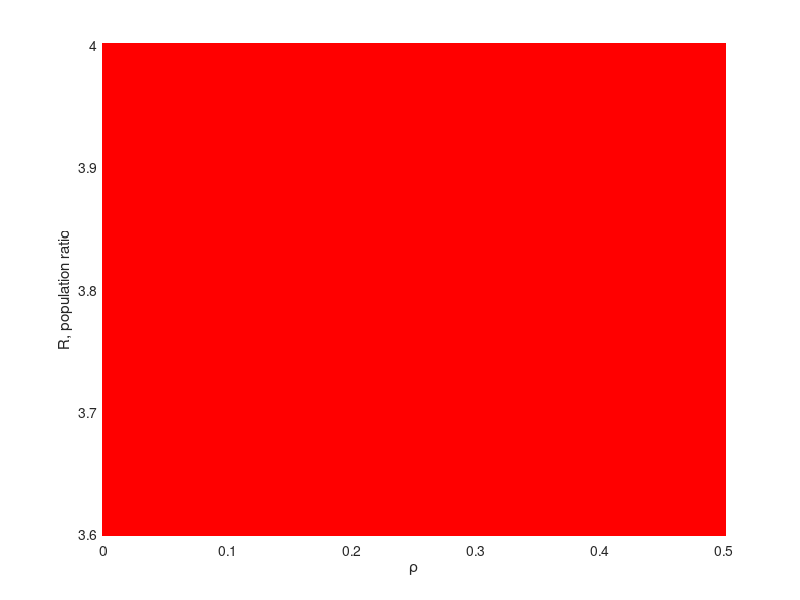

Reproduce this figure in MATLAB.
%STABILIZABLEREGION plots the stabilizable region in the for choosen values
% of \rho and R. 
%The inputs are:
% rhoSteps     : The number of increments between successive values of \rho.
% rhoRange     : The range of values of \rho to be plotted.
% rSteps       : The number of increments between successive values of R.
% rRange       : The range of values of R to be plotted.
% fileToLoad : The file storing data from a previous run. It is a matrix of
%   size (rhoSteps+1)x(rSteps+1). Values of 1 correspond to stabilizable
%   points, 0 corresponds to unstabilizable points.
% loadPoint  : The index of the point to start computing stabilizable
%   points from. The stabilizable points are stored in an
%   (rhoSteps+1)x(rSteps+1) matrix, where each element has index:
%   (rSteps+1)*row_index + column_index.

rhoSteps   = 200;
rhoRange   = [0 0.5];
rSteps     = 200;
rRange     = [3.6 4];
fileToLoad = 'rho-200_0_0.5-R-200_3.6_4__';
loadPoint  = 100000000;

x = [];
for i=1:rhoSteps+1
    value = (i-1)*(rhoRange(end)-rhoRange(1))/rhoSteps + rhoRange(1);
    append = value*ones(1,rSteps+1);
    x = [x,append];
end

y = [];
for i=1:rhoSteps+1
    append = rRange(1):(rRange(end)-rRange(1))/rSteps:rRange(end);
    y = [y,append];
end
%%


if exist(fileToLoad, 'file') == 2
    z = importdata(fileToLoad);
else
    z = zeros(rhoSteps+1,rSteps+1);
end

%
for i=loadPoint:(rhoSteps+1)*(rSteps+1)
    z(i) = RecedingHorizon(y(i),x(i));
    if mod(i,rhoSteps) == 0
        disp(sprintf('%d',i))
    end
end
%

%%

scatter(x(z == 1), y(z == 1), 8, 'b', 'filled', 'square')
hold on;
scatter(x(z == 0), y(z == 0), 8, 'r', 'filled', 'square')

%xlim(xrange)
%ylim(yrange)
ylabel('R, population ratio')
xlabel('\rho')

set(gcf,'position',[0 0 490*rhoSteps/max(rhoSteps,rSteps) 490*rSteps/max(rhoSteps,rSteps)])
hold off

